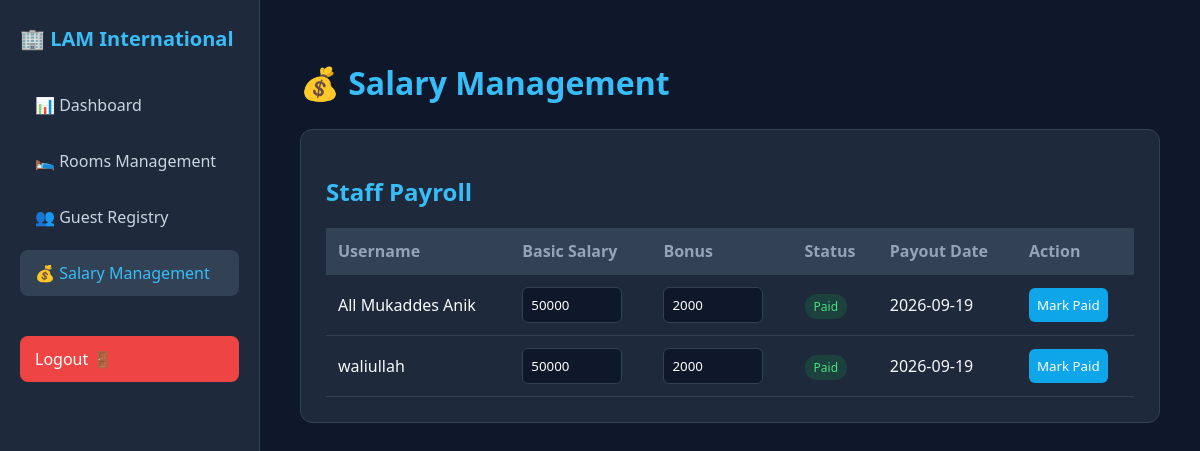
The app's page /salary (signed in) with its own data.
### tables this page shows
CREATE TABLE payroll (
            id INTEGER PRIMARY KEY AUTOINCREMENT,
            staff_id INTEGER,
            username TEXT,
            basic_salary INTEGER DEFAULT 0,
            bonus INTEGER DEFAULT 0,
            payment_status TEXT DEFAULT 'Unpaid',
            payout_date TEXT DEFAULT 'Pending'
        );

### app.py (the view, shortened to what this page needs)
@app.route('/salary', methods=['GET', 'POST'])
def salary_management():
    if 'staff_user' not in session:
        return redirect(url_for('staff_login'))
    conn = get_db_connection()
    cursor = conn.cursor()
    if session['staff_role'] in ['MD', 'admin']:
        cursor.execute("SELECT id, username, basic_salary, bonus, payment_status, payout_date FROM payroll")
    else:
        cursor.execute("SELECT id, username, basic_salary, bonus, payment_status, payout_date FROM payroll WHERE username=?", (session['staff_user'],))
    raw_payroll = cursor.fetchall()
    payroll_data = [{'id': p['id'], 'username': p['username'], 'basic_salary': p['basic_salary'], 'bonus': p['bonus'], 'payment_status': p['payment_status'], 'payout_date': p['payout_date']} for p in raw_payroll]
    cursor.close()
    conn.close()
    return render_template('salary_management.html', payrolls=payroll_data)

### app.py (called while the page is built)
def get_db_connection():
    conn = sqlite3.connect(DATABASE_PATH)
    conn.row_factory = sqlite3.Row
    return conn

### templates/salary_management.html (shortened to what this page needs)
<!DOCTYPE html>
<html lang="en">
<head>
</head>
<body>
<div class="sidebar"><div style="font-size:20px;font-weight:700;color:#38bdf8">🏢 LAM International</div><ul class="menu-list"><a class="menu-item" href="/dashboard">📊 Dashboard</a><a class="menu-item" href="/rooms">🛌 Rooms Management</a><a class="menu-item" href="/guests">👥 Guest Registry</a><a class="menu-item active" href="/salary">💰 Salary Management</a><a class="menu-item" style="background:#ef4444;color:white;margin-top:30px" href="/logout">Logout 🚪</a></ul></div>
<div class="main"><h1>💰 Salary Management</h1><div class="box"><h2>Staff Payroll</h2><table><thead><tr><th>Username</th><th>Basic Salary</th><th>Bonus</th><th>Status</th><th>Payout Date</th><th>Action</th></tr></thead><tbody>
{% for p in payrolls %}<tr><form method="POST"><td>{{ p['username'] }}<input type="hidden" name="update_payroll_id" value="{{ p['id'] }}"></td><td><input type="number" name="basic_salary" min="0" value="{{ p['basic_salary'] }}"></td><td><input type="number" name="bonus" min="0" value="{{ p['bonus'] }}"></td><td><span class="badge {% if p['payment_status']=='Paid' %}paid{% else %}unpaid{% endif %}">{{ p['payment_status'] }}</span></td><td>{{ p['payout_date'] }}</td><td><button type="submit">Mark Paid</button></td></form></tr>
{% else %}<tr><td colspan="6" style="text-align:center;color:#94a3b8">No payroll records found.</td></tr>{% endfor %}
</tbody></table></div></div>
</body></html>

### templates/salary_management.html (style rules this page uses)
* { box-sizing:border-box;font-family:'Segoe UI',sans-serif }
body { margin:0;background:#0f172a;color:#f8fafc;min-height:100vh;display:flex }
.sidebar { width:260px;background:#1e293b;padding:25px 20px;border-right:1px solid #334155 }
.menu-list { list-style:none;padding:0;display:flex;flex-direction:column;gap:10px;margin-top:30px }
.menu-item { padding:12px 15px;border-radius:8px;color:#cbd5e1;text-decoration:none;display:block }
.menu-item:hover,.active { background:#334155;color:#38bdf8 }
.main { flex:1;padding:40px }
.box { background:#1e293b;padding:25px;border:1px solid #334155;border-radius:12px;margin-top:25px;overflow:auto }
h1,h2 { color:#38bdf8 }
table { width:100%;border-collapse:collapse;min-width:700px }
th,td { padding:12px;border-bottom:1px solid #334155;text-align:left }
th { background:#334155;color:#94a3b8 }
input,button { padding:8px;border-radius:6px;border:1px solid #334155 }
input { width:100px;background:#0f172a;color:white }
button { background:#0ea5e9;color:white;border:0;cursor:pointer }
.badge { padding:4px 9px;border-radius:12px;font-size:12px }
.paid { background:rgba(22,163,74,.2);color:#4ade80 }

### records on screen
payroll: username "All Mukaddes Anik", basic_salary "50000", bonus "2000", payment_status "Paid", payout_date "2026-09-19"
payroll: username "waliullah", basic_salary "50000", bonus "2000", payment_status "Paid", payout_date "2026-09-19"
